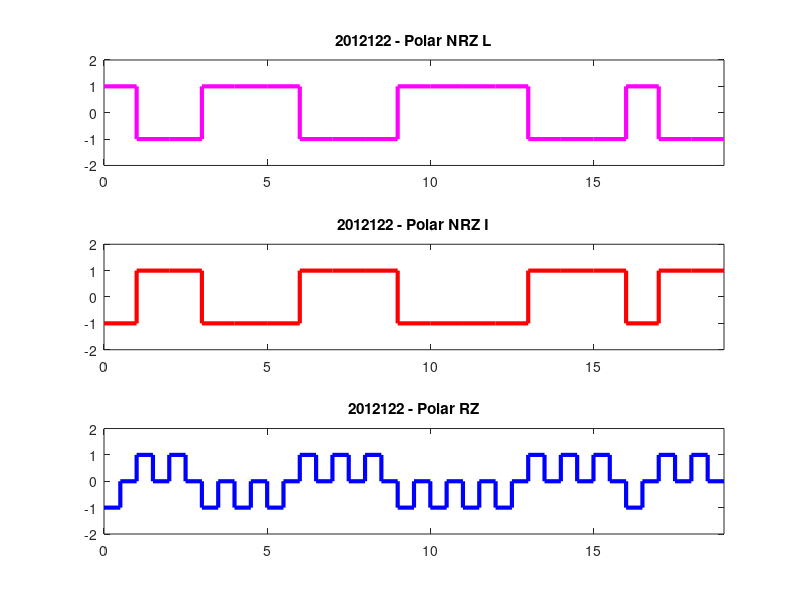

MATLAB code for this plot:
m = [0 1 1 0 0 0 1 1 1 0 0 0 0 1 1 1 0 1 1];
n = length(m);

x = [];
y = [];
for i=1:n
    x=[x i-1 i];
    if(m(i)==0)
        y=[y 1 1];
    else
        y=[y -1 -1];
    end
end
subplot(3,1,1);
plot(x, y, 'm', 'LineWidth', 3),axis([0, n, -2, 2]);
title('2012122 - Polar NRZ L');

x = [];
y = [];
for i=1:n
    x=[x i-1 i];
    if(m(i)==0)
        y=[y -1 -1];
    else
        y=[y 1 1];
    end
end
subplot(3,1,2);
plot(x, y, 'r', 'LineWidth', 3),axis([0, n, -2, 2]);
title('2012122 - Polar NRZ I');

x = [];
y = [];
for i=1:n
    x=[x i-1 i-1+0.5 i-1+0.5 i];
    if(m(i)==0)
        y=[y -1 -1 0 0];
    else
        y=[y 1 1 0 0];
    end
end
subplot(3,1,3);
plot(x, y, 'b', 'LineWidth', 3),axis([0, n, -2, 2]);
title('2012122 - Polar RZ');

print ('Exp8_Polar_NRZ','-dpdf','-fillpage');